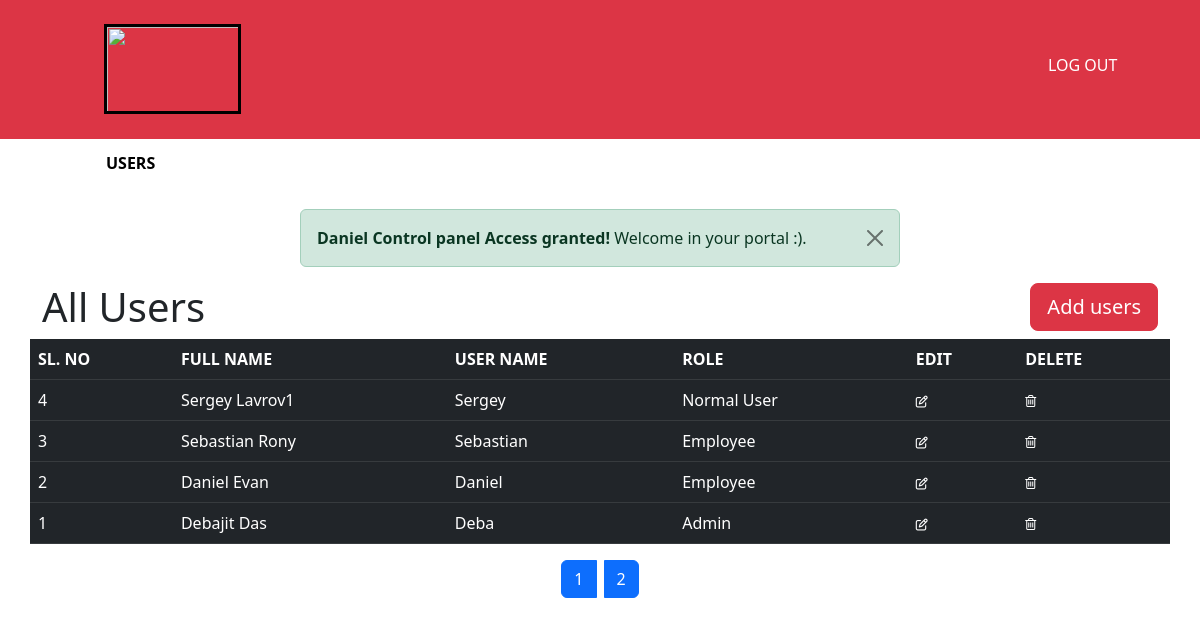
The app's page /admin/users.php (signed in) with its own data.
### tables this page shows
CREATE TABLE `user` (
  `user_id` int(11) NOT NULL,
  `first_name` varchar(33) NOT NULL,
  `last_name` varchar(33) NOT NULL,
  `username` varchar(33) NOT NULL,
  `password` varchar(40) NOT NULL,
  `role` int(11) NOT NULL
);

### admin/users.php (the view, shortened to what this page needs)
<!DOCTYPE html>
<html>
<head>
	<link href="https://cdn.jsdelivr.net/npm/bootstrap@5.3.0-alpha3/dist/css/bootstrap.min.css" rel="stylesheet">
	<link rel="stylesheet" type="text/css" href="style.css">
  <link rel="stylesheet" href="https://cdnjs.cloudflare.com/ajax/libs/font-awesome/4.7.0/css/font-awesome.min.css">
</head>
<body>
<?php
include "connect.php";
?>
<div class="container-fluid">
	<div class="row">
		<div class="col-md-6 bg-danger" style="padding: 24px 0px 25px 104px;">
			<img src="https://png.pngtree.com/template/20190810/ourmid/pngtree-playful-colorful-abstract-flower-kids-kindergarten-logo-sign-symbol-icon-image_292185.jpg" style="padding: 0px 0px 0px 0px; width: 137px; height: 90px; border: 3px solid black;">
		</div>
		<div class="col-md-6 bg-danger">
			<a href="logout.php" style="text-decoration: none;"><h6 style="margin: 56px 0px 0px 436px; color: white;" >LOG OUT</h6></a>
		</div>
	</div>
</div>
<ul class="nav nav-underline" style="padding: 4px 0px 0px 106px;">
  <li class="nav-item">
    <a class="nav-link" aria-current="page" href="#">USERS</a>
  </li>
</ul>
<br>
<?php
echo '<div class="alert alert-success alert-dismissible fade show center-block d-block mx-auto w-50 h-25" role="alert">
  <strong>'. $_SESSION['username'] .' Control panel Access granted!</strong> Welcome in your portal :).
  <button type="button" class="btn-close" data-bs-dismiss="alert" aria-label="Close"></button>
</div>';
?>
<?php
$sql = "SELECT * FROM `user` ORDER BY user_id DESC ";
$result = mysqli_query($conn, $sql) or die("Query Failed");
if (mysqli_num_rows($result) > 0) {
?>
<div class="container">
<div class="row">
<div class="col">
<h1>All Users</h1>
</div>
<div class="col" id="rel">
<a href="add-users.php"><button type="button" class="btn btn-danger btn-lg" style="float: right;">Add users</button></a>
</div>
</div>
<div class="row">
<table class="table table-dark table-hover">
  <thead>
    <tr>
      <th scope="col">SL. NO</th>
      <th scope="col">FULL NAME</th>
      <th scope="col">USER NAME</th>
      <th scope="col">ROLE</th>
      <th scope="col">EDIT</th>
      <th scope="col">DELETE</th>
    </tr>
  </thead>
  <tbody>
  	<?php
  	while ($getvar = mysqli_fetch_array($result)) {
      $id = $getvar['user_id'];
  	?>
    <tr>
      <td class="align-middle"><?php echo $getvar['user_id']; ?></td>
      <td class="align-middle"><?php echo $getvar['first_name'] ."  ". $getvar['last_name']; ?></td>
      <td class="align-middle"><?php echo $getvar['username']; ?></td>
      <td class="align-middle">
      <?php
      if ($getvar['role'] == 1) {
      	echo "Normal User";
      }
      elseif ($getvar['role'] == 2) {
      	echo "Admin";
      }
      elseif ($getvar['role'] != 2 && 1) {
      	echo "Employee";
      }
      ?> </td>
      <td class="edit"><a href="update-users.php?id=<?php echo $id; ?>"> <i style='font-size:12px; color: white; font-weight: normal;' class='fas'>&#xf044;</i> </a></td>
      <td class="delete"><a href="delete-users.php?id=<?php echo $id; ?>"><i style="font-size:14px; color: white; font-weight: normal;" class="fa">&#xf014;</i></a> </td>
    </tr>
    <?php
}
    ?>
  </tbody>
</table>
<?php
}
?>
</div>
<div class="row" >
<div class="col">
</div>
<div class="col-auto ">
<nav aria-label="Page navigation example" >
<?php
$sql1 = "SELECT * FROM user";
$result1 = mysqli_query($conn, $sql1) or die("Query Unsuccessful");
if (mysqli_num_rows($result1) > 0) {
  $total_records = mysqli_num_rows($result1);
  $limit = 3;
  $total_page = ceil($total_records / $limit);
  echo '<ul class="pagination">';
  for ($i=1; $i <= $total_page; $i++) {
    echo '<li class="page-item active px-1"><a class="page-link" href="users.php?page='.$i.'">' .$i. '</a></li>';
  }
echo '</ul>';
}
?>
</nav>
</div>
<div class="col">
</div>
</div>
</div>
</body>
</html>

### admin/style.css (style rules this page uses)
.nav-link { color: black !important; font-weight: bold; }
.nav-item { padding: 0px 27px 0px 0px; }

### records on screen
user: user_id "4", first_name "Sergey", last_name "Lavrov1", username "Sergey", role "Normal User"
user: user_id "3", first_name "Sebastian", last_name "Rony", username "Sebastian", role "Employee"
user: user_id "2", first_name "Daniel", last_name "Evan", username "Daniel", role "Employee"
user: user_id "1", first_name "Debajit", last_name "Das", username "Deba", role "Admin"

### other values on screen
$_SESSION['username'] "Daniel"
